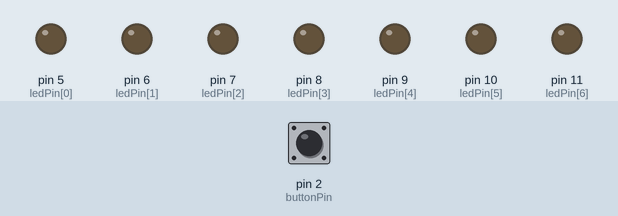
This sketch was run on a simulated Arduino Uno, built with avr-gcc and run on an emulated ATmega328P. Shown: output pins drawn as LEDs (lit = HIGH). The inputs (shaded band) are chosen by the test bench; at power-on: pin 2 (buttonPin) LOW.

Above: at 0.5 s.
At 2.5 s:
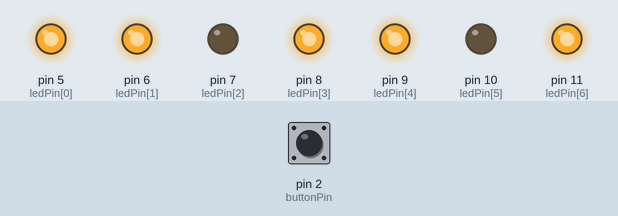
At 3.5 s:
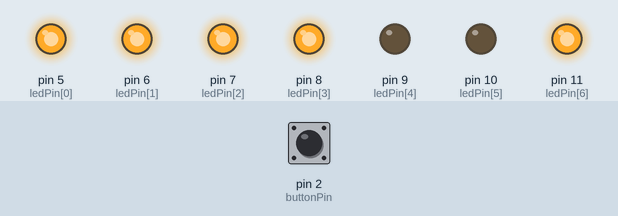
At 5.5 s:
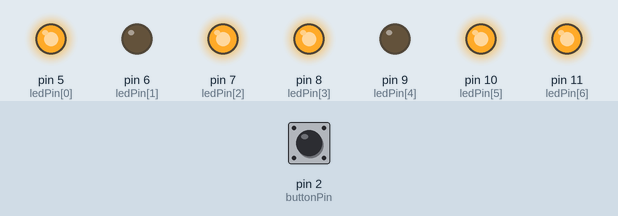
At 8.5 s:
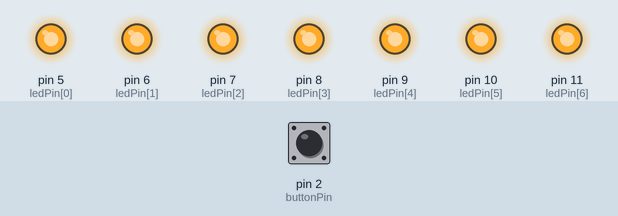
At 11.5 s:
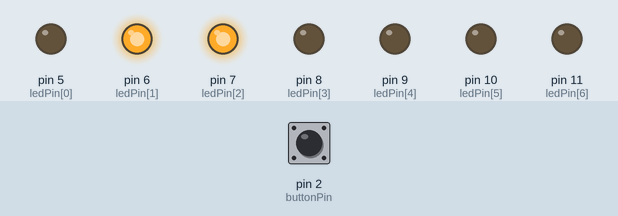
Timing chart, 0 to 13.0 s (numbered marks = the images above):
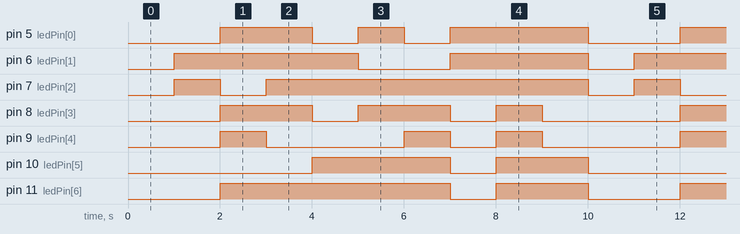

Measured:
- by itself, pin 5 (ledPin[0]): repeats every 10.0 s: LOW 1.0 s, HIGH 1.0 s, LOW 1.0 s, HIGH 3.0 s, LOW 2.0 s, HIGH 2.0 s
- by itself, pin 6 (ledPin[1]): repeats every 10.0 s: LOW 2.0 s, HIGH 3.0 s, LOW 1.0 s, HIGH 4.0 s
- by itself, pin 7 (ledPin[2]): repeats every 10.0 s: LOW 1.0 s, HIGH 7.0 s, LOW 1.0 s, HIGH 1.0 s
- by itself, pin 8 (ledPin[3]): repeats every 10.0 s: LOW 1.0 s, HIGH 2.0 s, LOW 1.0 s, HIGH 1.0 s, LOW 3.0 s, HIGH 2.0 s
- by itself, pin 9 (ledPin[4]): repeats every 10.0 s: LOW 3.0 s, HIGH 1.0 s, LOW 1.0 s, HIGH 1.0 s, LOW 3.0 s, HIGH 1.0 s
- by itself, pin 10 (ledPin[5]): repeats every 10.0 s: LOW 1.0 s, HIGH 2.0 s, LOW 4.0 s, HIGH 3.0 s
- by itself, pin 11 (ledPin[6]): repeats every 10.0 s: LOW 1.0 s, HIGH 2.0 s, LOW 2.0 s, HIGH 5.0 s

The sketch:

2COMPTADOR_0_9.ino
```cpp
/**********************************************************************************
**                                                                               **
**                              Array de 8 LEDs                                  **
**                                                                               **
**                                                                               **
**********************************************************************************/

//********** Includes *************************************************************

//********** Variables ************************************************************
const int ledPin[] = {5, 6, 7, 8, 9, 10, 11};   // donar nom en un array als pins
const int buttonPin = 2;             // donar nom al pin 2 de l’Arduino
boolean buttonEstat = LOW;           // definir variable d'estat pel polsador
unsigned long temps1=1000;
int ledNum = 7;                   // definir variable de número de leds
boolean buttonEstat2 = LOW;

//********** Setup ****************************************************************
void setup()
{
  for(int i = 0; i < ledNum; i++) // definir els pins com sortides
  {
    pinMode(ledPin[i], OUTPUT);
  }
  pinMode(buttonPin, INPUT);      // definir el pin 2 com una entrada

  for(int j = 0; j < ledNum ; j++)     // els leds mostren incialment 0
    {
      digitalWrite(ledPin[j], 0);
    }
}

//********** Loop *****************************************************************
void loop()
{
  buttonEstat = digitalRead(buttonPin);
  if (buttonEstat == HIGH)
  {
    buttonEstat2 = !buttonEstat2;
  }
  if ( buttonEstat2 == LOW)
  {
    digitalWrite(5,0);
    digitalWrite(6,0);
    digitalWrite(7,0);
    digitalWrite(8,0);
    digitalWrite(9,0);
    digitalWrite(10,0);
    digitalWrite(11,0);


    delay (temps1);

    digitalWrite(5,0);
    digitalWrite(6,1);
    digitalWrite(7,1);
    digitalWrite(8,0);
    digitalWrite(9,0);
    digitalWrite(10,0);
    digitalWrite(11,0);


    delay (temps1);

    digitalWrite(5,1);
    digitalWrite(6,1);
    digitalWrite(7,0);
    digitalWrite(8,1);
    digitalWrite(9,1);
    digitalWrite(10,0);
    digitalWrite(11,1);


    delay (temps1);

    digitalWrite(5,1);
    digitalWrite(6,1);
    digitalWrite(7,1);
    digitalWrite(8,1);
    digitalWrite(9,0);
    digitalWrite(10,0);
    digitalWrite(11,1);


    delay (temps1);

    digitalWrite(5,0);
    digitalWrite(6,1);
    digitalWrite(7,1);
    digitalWrite(8,0);
    digitalWrite(9,0);
    digitalWrite(10,1);
    digitalWrite(11,1);


    delay (temps1);

    digitalWrite(5,1);
    digitalWrite(6,0);
    digitalWrite(7,1);
    digitalWrite(8,1);
    digitalWrite(9,0);
    digitalWrite(10,1);
    digitalWrite(11,1);


    delay (temps1);

    digitalWrite(5,0);
    digitalWrite(6,0);
    digitalWrite(7,1);
    digitalWrite(8,1);
    digitalWrite(9,1);
    digitalWrite(10,1);
    digitalWrite(11,1);


    delay (temps1);

    digitalWrite(5,1);
    digitalWrite(6,1);
    digitalWrite(7,1);
    digitalWrite(8,0);
    digitalWrite(9,0);
    digitalWrite(10,0);
    digitalWrite(11,0);


    delay (temps1);

    digitalWrite(5,1);
    digitalWrite(6,1);
    digitalWrite(7,1);
    digitalWrite(8,1);
    digitalWrite(9,1);
    digitalWrite(10,1);
    digitalWrite(11,1);


    delay (temps1);

    digitalWrite(5,1);
    digitalWrite(6,1);
    digitalWrite(7,1);
    digitalWrite(8,0);
    digitalWrite(9,0);
    digitalWrite(10,1);
    digitalWrite(11,1);


    delay (temps1);
  }
  else
  {
    digitalWrite(5,1);
    digitalWrite(6,1);
    digitalWrite(7,1);
    digitalWrite(8,1);
    digitalWrite(9,1);
    digitalWrite(10,1);
    digitalWrite(11,1);
  }
}
//********** Funcions *************************************************************
```
